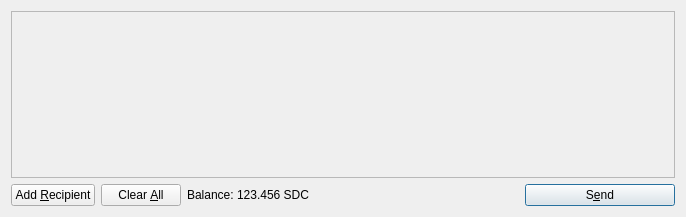
<?xml version="1.0" encoding="UTF-8"?>
<ui version="4.0">
 <class>SendCoinsDialog</class>
 <widget class="QDialog" name="SendCoinsDialog">
  <property name="geometry">
   <rect>
    <x>0</x>
    <y>0</y>
    <width>686</width>
    <height>217</height>
   </rect>
  </property>
  <property name="windowTitle">
   <string>Send Coins</string>
  </property>
  <layout class="QVBoxLayout" name="verticalLayout">
   <item>
    <widget class="QScrollArea" name="scrollArea">
     <property name="widgetResizable">
      <bool>true</bool>
     </property>
     <widget class="QWidget" name="scrollAreaWidgetContents">
      <property name="geometry">
       <rect>
        <x>0</x>
        <y>0</y>
        <width>666</width>
        <height>165</height>
       </rect>
      </property>
      <layout class="QVBoxLayout" name="verticalLayout_2">
       <property name="margin">
        <number>0</number>
       </property>
       <item>
        <layout class="QVBoxLayout" name="entries">
         <property name="spacing">
          <number>6</number>
         </property>
        </layout>
       </item>
       <item>
        <spacer name="verticalSpacer">
         <property name="orientation">
          <enum>Qt::Vertical</enum>
         </property>
         <property name="sizeHint" stdset="0">
          <size>
           <width>20</width>
           <height>40</height>
          </size>
         </property>
        </spacer>
       </item>
      </layout>
     </widget>
    </widget>
   </item>
   <item>
    <layout class="QHBoxLayout" name="horizontalLayout">
     <item>
      <widget class="QPushButton" name="addButton">
       <property name="toolTip">
        <string>Send to multiple recipients at once</string>
       </property>
       <property name="text">
        <string>Add &amp;Recipient</string>
       </property>
       <property name="icon">
        <iconset resource="../bitcoin.qrc">
         <normaloff>:/icons/add</normaloff>:/icons/add</iconset>
       </property>
       <property name="autoDefault">
        <bool>false</bool>
       </property>
      </widget>
     </item>
     <item>
      <widget class="QPushButton" name="clearButton">
       <property name="sizePolicy">
        <sizepolicy hsizetype="Minimum" vsizetype="Fixed">
         <horstretch>0</horstretch>
         <verstretch>0</verstretch>
        </sizepolicy>
       </property>
       <property name="toolTip">
        <string>Remove all transaction fields</string>
       </property>
       <property name="text">
        <string>Clear &amp;All</string>
       </property>
       <property name="icon">
        <iconset resource="../bitcoin.qrc">
         <normaloff>:/icons/remove</normaloff>:/icons/remove</iconset>
       </property>
       <property name="autoRepeatDelay">
        <number>300</number>
       </property>
       <property name="autoDefault">
        <bool>false</bool>
       </property>
      </widget>
     </item>
     <item>
      <layout class="QHBoxLayout" name="horizontalLayout_2">
       <property name="spacing">
        <number>3</number>
       </property>
       <item>
        <widget class="QLabel" name="label">
         <property name="text">
          <string>Balance:</string>
         </property>
        </widget>
       </item>
       <item>
        <widget class="QLabel" name="labelBalance">
         <property name="cursor">
          <cursorShape>IBeamCursor</cursorShape>
         </property>
         <property name="text">
          <string>123.456 SDC</string>
         </property>
         <property name="textInteractionFlags">
          <set>Qt::LinksAccessibleByMouse|Qt::TextSelectableByKeyboard|Qt::TextSelectableByMouse</set>
         </property>
        </widget>
       </item>
      </layout>
     </item>
     <item>
      <spacer name="horizontalSpacer">
       <property name="orientation">
        <enum>Qt::Horizontal</enum>
       </property>
       <property name="sizeHint" stdset="0">
        <size>
         <width>40</width>
         <height>20</height>
        </size>
       </property>
      </spacer>
     </item>
     <item>
      <widget class="QPushButton" name="sendButton">
       <property name="minimumSize">
        <size>
         <width>150</width>
         <height>0</height>
        </size>
       </property>
       <property name="toolTip">
        <string>Confirm the send action</string>
       </property>
       <property name="text">
        <string>S&amp;end</string>
       </property>
       <property name="icon">
        <iconset resource="../bitcoin.qrc">
         <normaloff>:/icons/send</normaloff>:/icons/send</iconset>
       </property>
       <property name="default">
        <bool>true</bool>
       </property>
      </widget>
     </item>
    </layout>
   </item>
  </layout>
 </widget>
 <resources>
  <include location="../bitcoin.qrc"/>
 </resources>
 <connections/>
</ui>
